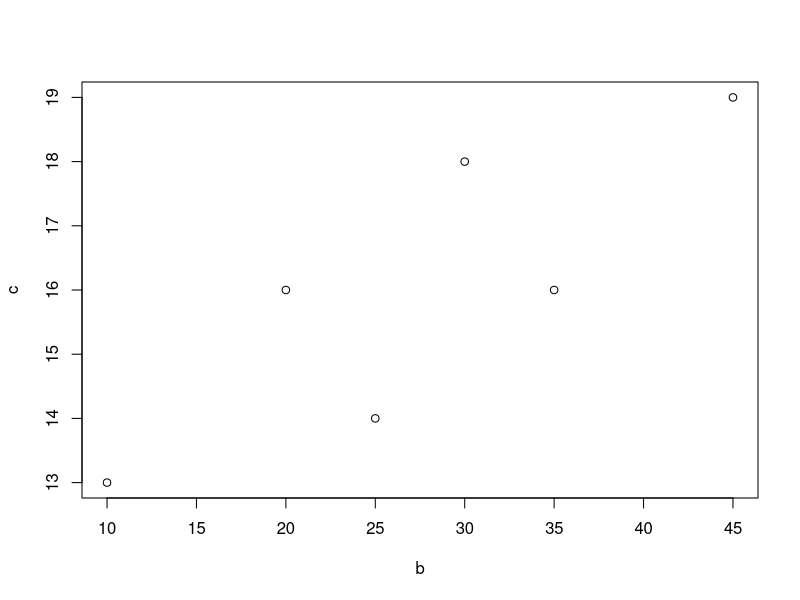

Source code (R):
#````````````Beginner Math on R ````````````
# use x as a variable to hold the list of number with c
x <- c(2, 3, 5, 9, 10, 10, 10, 10)

#square root the list that is saves to x and save it to new variable y
y <- sqrt(x)

# take the log of the initial list and save save to new variable z
z <- log(x)

# take the inverse of the set and save to a
a <- 1/x

#reflection transformation

#transforming to normality
# to backtransform

  
ex.mean <- mean(x)
ex.variance <- var(x)
ex.mode <- mode(x)
  

#````````Covariance``````````````
# set b and c variables to water (g) and weight (%) 
b <- c(10, 20, 25, 30 , 35, 45)
c <- c(13, 16, 14, 18, 16, 19)

# plotted the points of b and c where b is the independent variable
plot(b,c)

# use cov() to find the covariance
ex.cov <- cov(b,c)

#````````Correlation``````````
# used cor.test() to test the correlations and gives of stats data
# P value, t stat, df,cor, conf.int,  method, type of test 
ex.correl <- cor.test(b,c)

#```````Z-Score```````
#explains the standard deviation from the mean of set of each data point
ex.zscore <- scale(x)

#``````` Area Under the Standard Curve ``````````````
#from the left
ex.pnorm.left <- pnorm(2)

#from the right you have to subtract 1
ex.pnorm.right <- 1 - pnorm(2)

#has to equal 1
ex.pnorm.left + ex.pnorm.right

#``````````````Finding Critical Val "Z* alpha//2 ````````````````
#have toe mean, sd, and p value
#Conf Level 95%
ex.zcritical <- qnorm(p = 0.025, mean = 0, sd = 1)

#``````````````Student t distribution (t* alpha/2)``````````````
#another critical value
ex.studenttdistribution <- qt(p=0.025,df=9)

#to get positive take the absolute
abs(ex.studenttdistribution)

#```````````````One-Sample t-test`````````````
#census on entire pop.
#no pop. stand. dev. -- σ or pop. mean -- µ
#get t critical val 
ex.tcritical1left <- qt(p=0.025,df=39)
ex.tcritical1right <- qt(p=0.975,df=39)

#get p value
#the area to the left of a given value x in the Student t distribution
ex.pval1left <- pt(q=-1.501,df=39)
#subsract 1 for the right
ex.pval1right <- 1-pt(q=1.501,df=39)

#``````````````````Two Sample t-test```````````````
#find the t critical vals
ex.tcritical2left <- qt(p=0.025,df=185)
ex.tcritical2right <- qt(p=0.975,df=185)

# find p vals
ex.pval2left <- pt(q=-0.676,df=185)
ex.pval2right <- 1-pt(q=-0.676,df=185)

#`````````````````Paired t-test ```````````````
#can use table and right side t dis.
# t critcals
qt(p=0.025,df=4)
qt(p=0.975,df=4)

#p vals
pt(q=-0.186,df=4)
1-pt(q=-0.186,df=4)

#````````````F Test```````````
#two pop with diff. variances /sigma^2
#always positive
#get F critical
qf(0.975,df1=39,df2=39)

#get p val
#only need the right
#pf gives a probability, so it cannot be greater than one.
(1-pf(1.9729,df1=39,df2=39))*2

#``````````````Significance Test and Correlation````````````````
#significance
cor(x,y, method = c("pearson", "kendall", "spearman"))

#correlation
cor.test(x,y, alternative = c("two.sided", "less", "greater"), method = c("pearson", "kendall", "spearman"), conf.level = 0.95)





